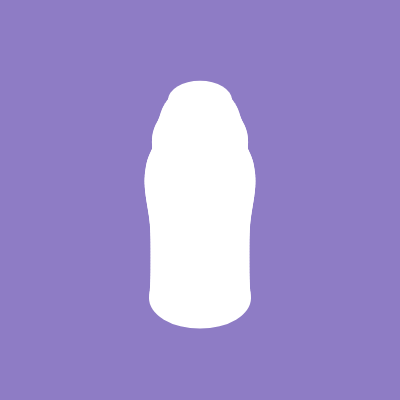
Frame 1 (no input)
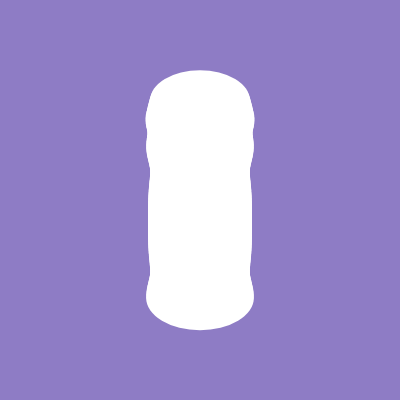
Frame 60 (no input)
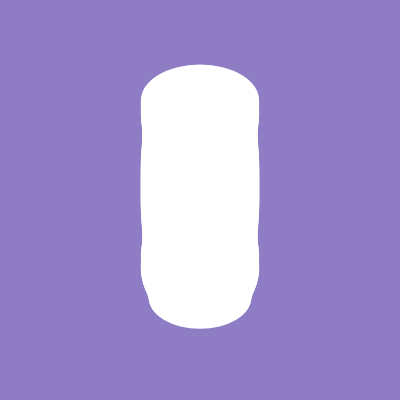
Frame 120 (the mouse pressed at the canvas centre since frame 60)

The p5.js sketch that drew these frames (run headless with seeded random() and noise() and a simulated clock; from frame 60 on, the mouse is pressed at the canvas centre):

// p5.js sketch
// ── sketch.js
let a =0;
let r;
let RES = 200;

function setup(){
  createCanvas(400,400)
  // noLoop()
}

function draw(){
    background(142, 124, 197);

  for (x = 0; x < RES; x +=3 ) {
    r = sin(x / 100+a);

    n = noise(r,a)
    r2 = map(n, 0.4, 1, 100, 20)
    fill(255)
    // strokeWeight(r2/20)
    // noFill()
    
    noStroke()
    ellipse(width/2, x+100, r2, r2 * 0.6)

  }
  a += 0.006;
  
//      //construct a 2d numeric array of pixel brightnesses, row by row
//     let pixels = [];
//     for(let y=0;y<RES;y++){
// 	let xRow = [];
// 	for(let x=0;x<RES;x++){
// 	    xRow.push( brightness(get(x,y)) );
// 	}
// 	pixels.push(xRow);
//     }
    
    
// // //     //call and draw marching vectors
//     stroke(0,0,255);
//     strokeWeight(3)
//     noFill();
//     let lines = marchingSquares(pixels,1.1);
//     lines.map(function(a){
// 	line(a[0],a[1],a[2],a[3]);
//     });
  
}
